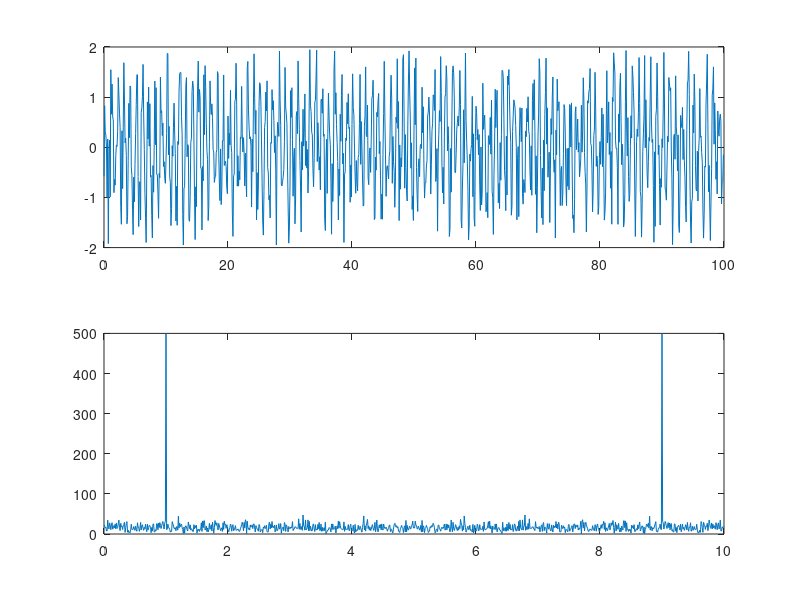
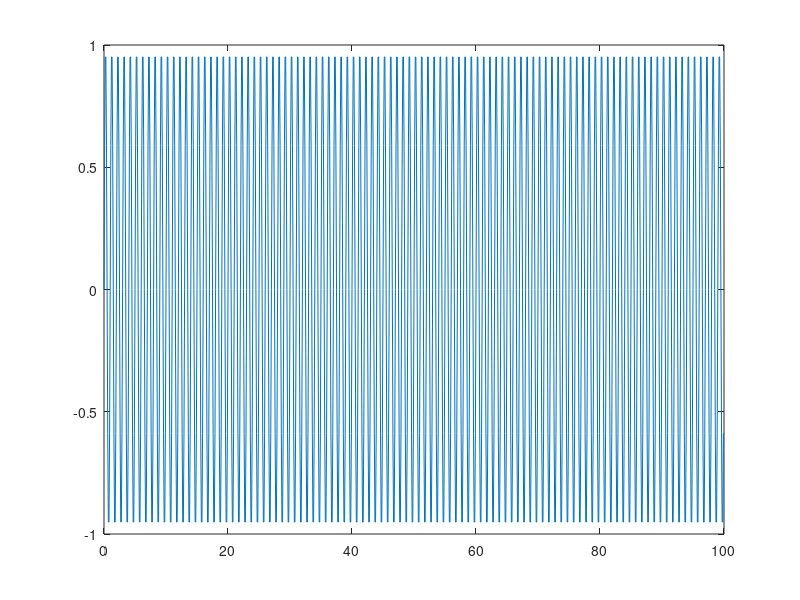

Recreate these plots in MATLAB, in order.
%DFT of a sine wave with noise

%sample rate
dT = 0.1;
%window length
T = 100;
%amaount of samples
N = T/dT;
%time axis
t = [0:dT:T-dT];
%frequency axis
f = [0:1/T:1/dT - 1/T];
%sine wave
s = sin(2*pi*1*t);
%noise
ns = (rand(1,N)-0.5)*2; %-1 - 1
%signal with noise
sr = s + ns;
%DFT
yf_s = fft(s);
yf_sr = fft(sr);
%plots
figure(1)
subplot(2,1,1)
plot(t, sr)
subplot(2,1,2)
plot(f, abs(yf_sr))
figure(2)
plot(t,s)
